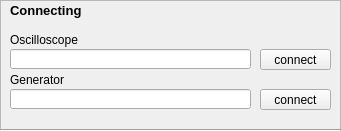
   <widget class="QFrame" name="frame">
    <property name="geometry">
     <rect>
      <x>0</x>
      <y>0</y>
      <width>341</width>
      <height>131</height>
     </rect>
    </property>
    <property name="frameShape">
     <enum>QFrame::StyledPanel</enum>
    </property>
    <property name="frameShadow">
     <enum>QFrame::Raised</enum>
    </property>
    <widget class="QLabel" name="label">
     <property name="geometry">
      <rect>
       <x>10</x>
       <y>0</y>
       <width>91</width>
       <height>21</height>
      </rect>
     </property>
     <property name="font">
      <font>
       <pointsize>10</pointsize>
       <weight>75</weight>
       <bold>true</bold>
      </font>
     </property>
     <property name="text">
      <string>Connecting</string>
     </property>
     <property name="textFormat">
      <enum>Qt::AutoText</enum>
     </property>
     <property name="wordWrap">
      <bool>false</bool>
     </property>
    </widget>
    <widget class="QLineEdit" name="oscilloscope_addr">
     <property name="geometry">
      <rect>
       <x>10</x>
       <y>49</y>
       <width>241</width>
       <height>20</height>
      </rect>
     </property>
    </widget>
    <widget class="QPushButton" name="oscilloscope_conn_butt">
     <property name="geometry">
      <rect>
       <x>260</x>
       <y>49</y>
       <width>71</width>
       <height>21</height>
      </rect>
     </property>
     <property name="text">
      <string>connect</string>
     </property>
    </widget>
    <widget class="QLabel" name="label_3">
     <property name="geometry">
      <rect>
       <x>10</x>
       <y>30</y>
       <width>181</width>
       <height>20</height>
      </rect>
     </property>
     <property name="text">
      <string>Oscilloscope</string>
     </property>
    </widget>
    <widget class="QLabel" name="label_4">
     <property name="geometry">
      <rect>
       <x>10</x>
       <y>70</y>
       <width>181</width>
       <height>20</height>
      </rect>
     </property>
     <property name="text">
      <string>Generator</string>
     </property>
    </widget>
    <widget class="QPushButton" name="generator_conn_butt">
     <property name="geometry">
      <rect>
       <x>260</x>
       <y>89</y>
       <width>71</width>
       <height>21</height>
      </rect>
     </property>
     <property name="text">
      <string>connect</string>
     </property>
    </widget>
    <widget class="QLineEdit" name="generator_addr">
     <property name="geometry">
      <rect>
       <x>10</x>
       <y>89</y>
       <width>241</width>
       <height>20</height>
      </rect>
     </property>
    </widget>
    <widget class="Line" name="line_7">
     <property name="geometry">
      <rect>
       <x>0</x>
       <y>120</y>
       <width>341</width>
       <height>21</height>
      </rect>
     </property>
     <property name="orientation">
      <enum>Qt::Horizontal</enum>
     </property>
    </widget>
   </widget>
